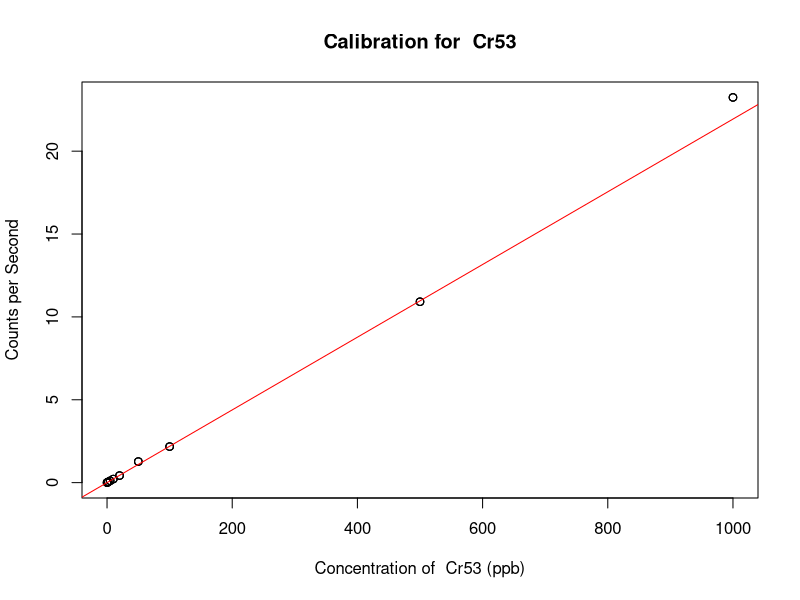
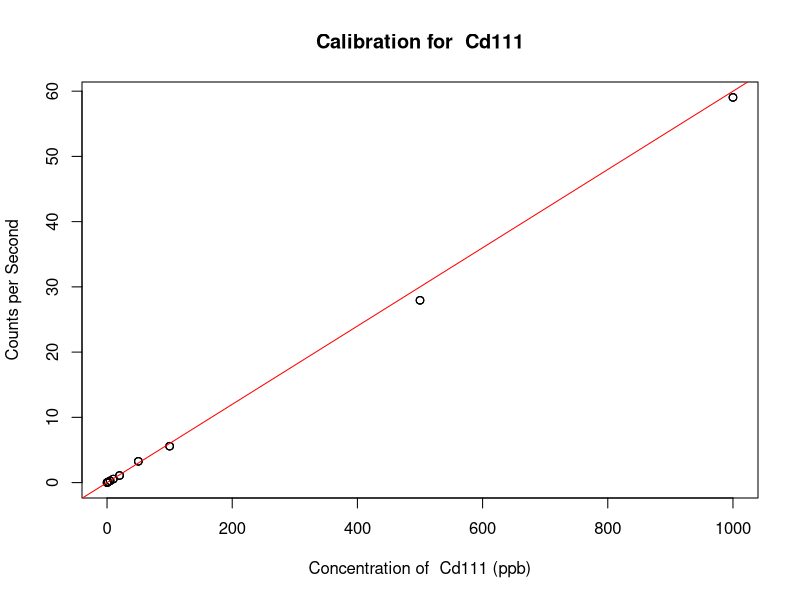
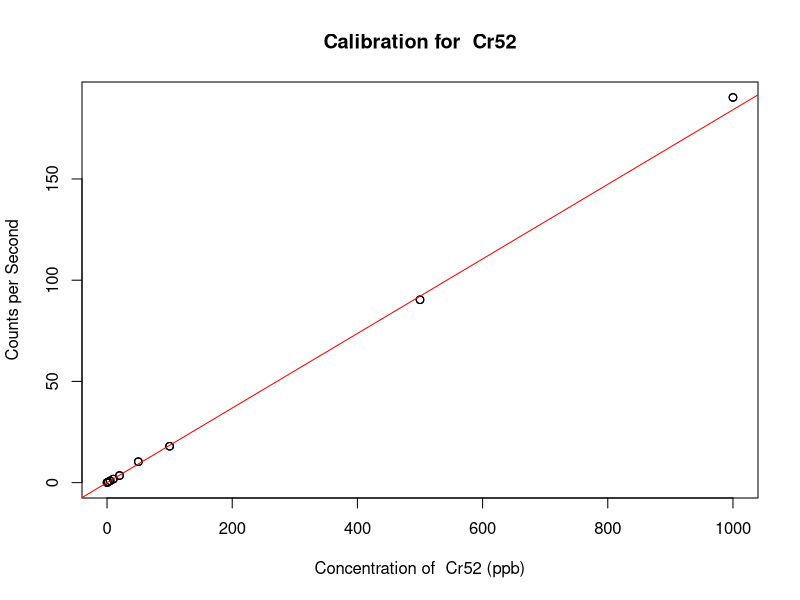
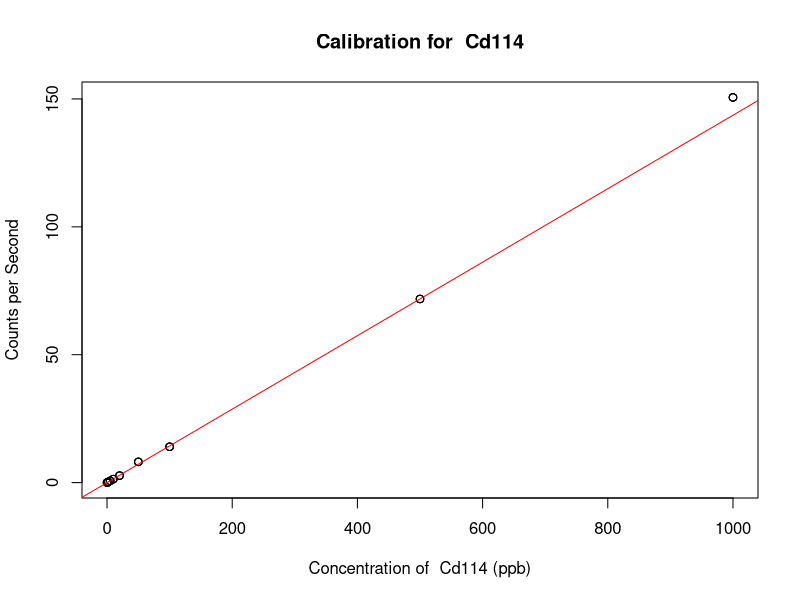
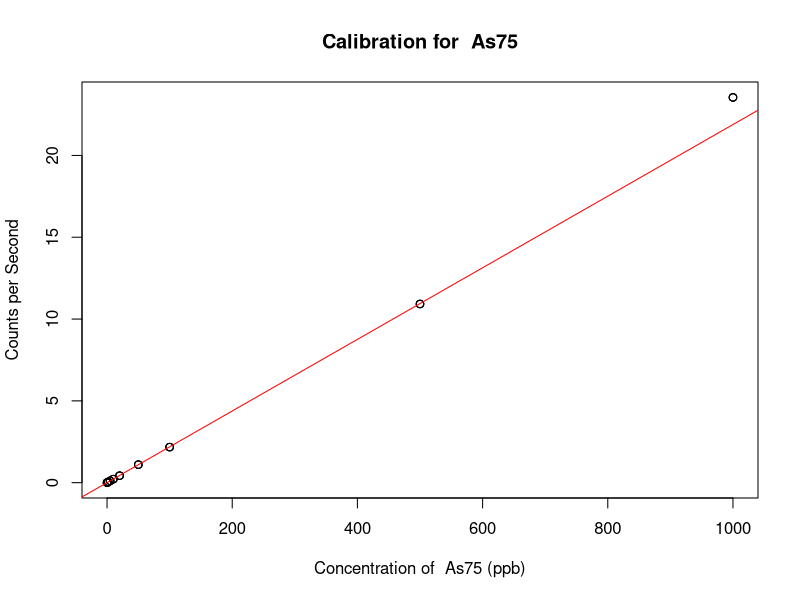
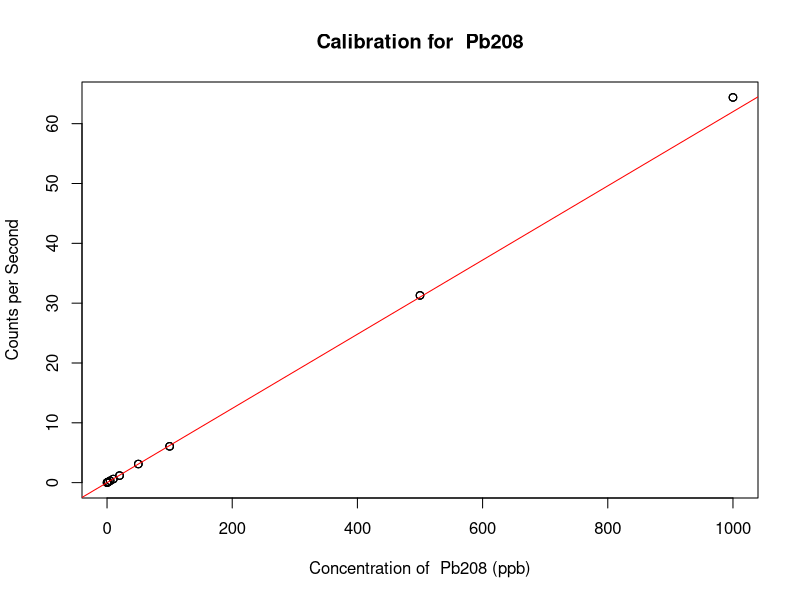

Here is the R script that generated these plots, in order:
## ---- chunk 1
knitr::opts_chunk$set(echo = TRUE)
## ---- chunk 2
library(tidyverse)
library(readr)
## ---- chunk 3
ICPMS_merged_tidy_data <- read_csv("ICPMS_merged_tidy_data.csv")
View(ICPMS_merged_tidy_data)
## ---- chunk 4
sample_sites <- unique(filter(ICPMS_merged_tidy_data, Site != "MB", Site != "")$Site)
sample_sites
## ---- chunk 5
metals_analyzed <- unique(ICPMS_merged_tidy_data$metal)
metals_analyzed
## ---- chunk 6
ICPMS_cal <- NULL
for (unique_metal in metals_analyzed){
  cal <- ICPMS_merged_tidy_data %>%
    filter(Type == "Cal1" | Type == "Cal2" | Type == "Cal3") %>%
    filter(metal == unique_metal) %>%
    select(Concentration, CPS, RSD)
  w <- 1/(cal$CPS*cal$RSD)^2
  model <- lm(cal$CPS ~ cal$Concentration, weights = w)
  slope <- model$coefficients[2]
  intercept <- model$coefficients[1]
  slope_std <- summary(model)$coefficients[2,2]
  intercept_std <- summary(model)$coefficients[1,2]
  
  plot(cal$CPS ~ cal$Concentration, 
       xlab = paste("Concentration of ", unique_metal, "(ppb)"), 
       ylab = "Counts per Second")+ 
        abline(model, col = "red") +
         title(paste("Calibration for ", unique_metal))
  equation <- tibble(metal = unique_metal, slope, slope_std, intercept, intercept_std)
  ICPMS_cal <- rbind(ICPMS_cal, equation)
}

ICPMS_cal
remove(equation, cal, slope, slope_std, intercept, intercept_std, w, model, unique_metal)
## ---- chunk 7
sample_analysis <- function(unique_site){
  concentration_data <- NULL
  for (unique_metal in metals_analyzed){
    sample <- filter(ICPMS_merged_tidy_data, metal == unique_metal, Site == unique_site)
    data <- NULL
    
    for(ID in sample$Sample.Key){
      sample_data <- filter(sample, Sample.Key == ID)
      cal <- filter(ICPMS_cal, metal == unique_metal)
      
      #Sample Analysis
      m <- cal$slope
      b <- cal$intercept
      y <- sample_data$CPS
     
       b_e <- cal$intercept_std
      m_e <- cal$slope_std
      
      x <- (y-b)/m
      
      rsd <- sample_data$RSD
      cps <- sample_data$CPS
      
      #Error Propagation
      e_yb <- sqrt((rsd)^2 + (b_e)^2)
      
      #error in y-b from the calibration
      yb <- cps-b
      e_x <- x*sqrt((e_yb/yb)^2 + (m_e/m)^2)
      
      data <- rbind(data,  data_frame(sample_key = ID,  x, e_x))
      if (unique_site  != "MB"){
        concentration_data <- data_frame(sample_key = sample_data$Sample.Key,
                                         analyst = sample_data$Analyst, 
                                         metal = unique_metal, 
                                         Site = unique_site,
                                         conc_dil = x,
                                         conc_dil_error = e_x) %>%
                              rbind(concentration_data)
      }
    }
    if (unique_site == "MB"){
        x <- mean (data$x)
        e_x <- sd(data$x)
        concentration_data <- data_frame(metal = unique_metal,
                                         Site = unique_site,
                                         conc_dil = x,
                                         conc_dil_error = e_x) %>%
                              rbind(concentration_data)
    }
  }
  return(concentration_data)
}
## ---- chunk 8
run_sites <- function(Function){
  value <- NULL
  for(sites in sample_sites){
    site_value <- Function(sites)
    value <- rbind(site_value, value)
  }
  return(value)
}
## ---- chunk 9
MB <- sample_analysis("MB")
uncor_sample <- run_sites(sample_analysis)

MB
uncor_sample
## ---- chunk 10
sample_data_mb <- NULL

for (unique_metal in metals_analyzed){
  MB_metal <- filter (MB,  metal == unique_metal)
  sample_metal <- filter(uncor_sample, metal == unique_metal)
  conc_dil_blanked <- sample_metal$conc_dil-MB_metal$conc_dil
  conc_dil_blanked_error <- sqrt ((sample_metal$conc_dil_error)^2 + (MB_metal$conc_dil_error)^2)
  
  sample_data_mb <- sample_metal %>%
    mutate(conc_dil_blanked, conc_dil_blanked_error) %>%
    rbind(sample_data_mb)
}
sample_data_mb

## ---- chunk 11
vol_e <- 1
mass_e <- 0.001
dil_1010_e <- sqrt(1^2 + 10^2)
dil_e <- sqrt((dil_1010_e/1010)^2+(1/10)^2)
## ---- chunk 12
sample_data <- merge(ICPMS_merged_tidy_data, sample_data_mb) %>%
  unique() %>%
  mutate(conc_blanked = conc_dil_blanked*(Total.Volume/1000)/(Mass.of.Soil/1000)*101,
        conc_blanked_error = conc_blanked*
        sqrt((conc_dil_blanked_error/conc_dil_blanked)^2 +
               (dil_e/101)^2 +
               (mass_e/Mass.of.Soil)^2 +
               (vol_e/Total.Volume)^2),
    conc_unblanked = conc_dil*(Total.Volume/1000)/(Mass.of.Soil/1000)*101,
    conc_unblanked_error = conc_unblanked*
        sqrt((conc_dil_error/conc_dil)^2 +
               (dil_e/101)^2 +
               (mass_e/Mass.of.Soil)^2 +
               (vol_e/Total.Volume)^2)) %>%
  select(-Concentration,
         -Type,
         -Mass.of.Soil,
         -CPS,
         -RSD,
         -conc_dil_blanked,
         -conc_dil_blanked_error,
         -conc_dil,
         -conc_dil_error)
## ---- chunk 13
rm(list = ls()[!(ls() %in% c("ICPMS_merged_tidy_data", "sample_data"))])
